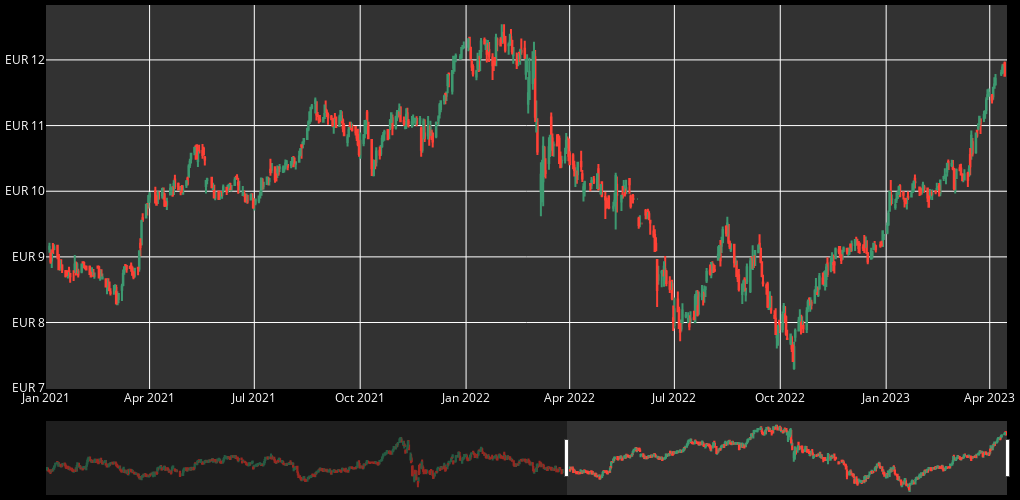

This figure's notebook cell:
### Code cell
import plotly.graph_objects as go

# The standard stock displayed when the dashboard is initialized will be Infineon, IFX.DE.
standard_disp = get_price_table(ticker)

# 'standard_disp_variation' is stored inside the card that shows the stock's current price.
standard_disp_variation = standard_disp['changePercent'].iloc[0]

#====================================================#
# START STYLING OF APP
#====================================================#

# 'fig' exposes a candlestick chart with the prices of the stock since 2015.
fig = go.Figure()
fig.add_trace(go.Candlestick(x=standard_disp['date'],
                             open=standard_disp['open'],
                             close=standard_disp['close'],
                             high=standard_disp['high'],
                             low=standard_disp['low'],
                             name='Stock Price'))
fig.update_layout(
    plot_bgcolor='rgb(50, 50, 50)',
    paper_bgcolor='black', # check colors here: https://plotly.com/python-api-reference/generated/plotly.graph_objects.layout.html
    font_color='white',
    height=500,
    width=1020,
    margin=dict(l=10, r=10, b=5, t=5),
    autosize=False,
    showlegend=False
)

# Setting the graph to display the current prices in a first moment. Nonetheless,the user can also manually ajust the zoom size
# either by selecting a section of the chart or using one of the time span buttons available.
# The default
min_date = '2021-01-01'
max_date = end
fig.update_xaxes(range=[min_date, end])
fig.update_yaxes(tickprefix=[key for key, tickers_list in stocks_curr.items() if ticker in tickers_list][0]+' ')

### Figure 1 — Plotly figure (JSON) as saved in the notebook; plotly's stock layout.template omitted (floating-point values rounded to 4 significant figures; data arrays with more than 128 entries replaced by an {"elided": "..."} marker saying what was removed)
{"data": [{"close": {"elided": "1269 float values"}, "high": {"elided": "1269 float values"}, "low": {"elided": "1269 float values"}, "name": "Stock Price", "open": {"elided": "1269 float values"}, "type": "candlestick", "x": {"elided": "1269 str values"}}], "layout": {"autosize": false, "font": {"color": "white"}, "height": 500, "margin": {"b": 5, "l": 10, "r": 10, "t": 5}, "paper_bgcolor": "black", "plot_bgcolor": "rgb(50, 50, 50)", "showlegend": false, "width": 1020, "xaxis": {"range": ["2021-01-01", "2023-04-16"]}, "yaxis": {"tickprefix": "EUR "}}}
